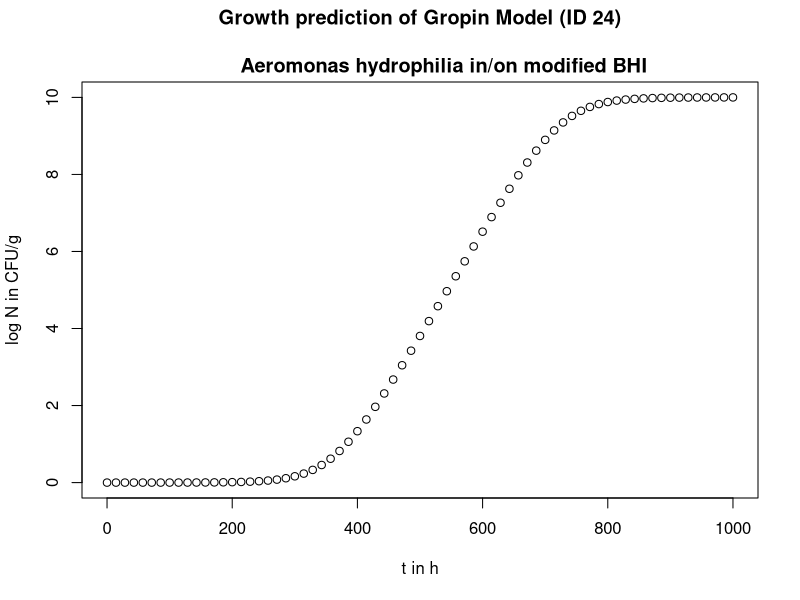

The R source for this figure:
#mode <- 'time2multiply'
#mode <- 'responsesurface'
mode <- 'kinetic'

visVar1 <- 'T'
#visVar1 <- 'aw'
#visVar1 <- 'CO2dissolved'

#visVar2 <- 'T'
#visVar2 <- 'aw'
visVar2 <- 'CO2dissolved'


T_kinetic <- 8
aw_kinetic <- 0.983
CO2dissolved_kinetic <- 1205

T <- seq(4,12,length.out=21)
aw <- seq(0.974,0.992,length.out=21)
CO2dissolved <- seq(0,2411,length.out=21)

b <- 1.17e-05
awmin <- 0.9715
CO2max <- 2300
Tmin <- -5.68

logIncrease <- 1

logN0 <- 0
logNEnd <- 10
lagTime <- 10
simTime <- 1000


#############################
# start of Model script
#############################
# if user chooses both visual Axes the same, the code breaks
# this way a different visual Axis is chosen randomly if user does this
if(visVar1==visVar2){
  visVar2 <- sample(expectedAxes[which(expectedAxes!=visVar2)],1)
}
timesteps <- seq(0,simTime,length.out = 71)

response_surface <- function(T,aw,CO2dissolved) {
  (b*(aw-awmin)*(CO2max-CO2dissolved)*((T-Tmin)^2))
} 

arguments <- cbind.data.frame(T,aw,CO2dissolved)
argumentsPar <- expand.grid(T,aw,CO2dissolved)
colnames(argumentsPar) <- c("T","aw","CO2dissolved")

muMax <- response_surface(argumentsPar["T"],argumentsPar["aw"],argumentsPar["CO2dissolved"])

time2Xlog_val <- lagTime + logIncrease/muMax
time2Xlog <- cbind.data.frame(argumentsPar,time2Xlog_val)

q0 <- 1/(exp(lagTime)-1)
logN <- function(growthRate) {
  A <- timesteps + (1/growthRate)*log((exp(-growthRate*timesteps)+q0)/(1+q0))
  logN = logN0 + growthRate*A - log(1+((exp(growthRate*A)-1)/(exp(logNEnd-logN0))))
  return(logN=logN)
}

timeTotal <- rep(timesteps,times=length(unlist(muMax)))
TempTotal <-rep(unlist(argumentsPar["T"]),each=length(timesteps))
awTotal <- rep(unlist(argumentsPar["aw"]),each=length(timesteps))
CO2dissolvedTotal <- rep(unlist(argumentsPar["CO2dissolved"]),each=length(timesteps))
mumaxTotal <-rep(unlist(muMax),each=length(timesteps))
logNTotal <- unlist(lapply(unlist(muMax), logN))

resultTotal <- cbind.data.frame(timeTotal,mumaxTotal,logNTotal,TempTotal,awTotal,CO2dissolvedTotal)
colnames(resultTotal) <- c('time in h',
                           'growthrate in days, polynomial eq.',
                           'log N in CFU/g',
                           'Temperature in C',
                           'aw',
                           'CO2dissolved in ppm')

#############################
# start of Visualisation script
#############################
# chosen visual layer
visAxes <- c(visVar1,visVar2)
expectedAxes <- c('T','aw','CO2dissolved')
checkPresent<-match(expectedAxes,visAxes)
missingAxis <- expectedAxes[is.na(checkPresent)]
  
if("T" %in% visAxes){
  ax1 <- T
} else {
  ax1 <- T_kinetic
}
if("aw" %in% visAxes){
  ax2 <- aw
} else {
  ax2 <- aw_kinetic
}
if("CO2dissolved" %in% visAxes){
  ax3 <- CO2dissolved
} else {
  ax3 <- CO2dissolved_kinetic
}
  
argumentsVisVar <- expand.grid(ax1,ax2,ax3)
colnames(argumentsVisVar) <- expectedAxes
firstChosenAxis <- expectedAxes[
  min(
    which(expectedAxes == expectedAxes[match(1,checkPresent)]),
    which(expectedAxes == expectedAxes[match(2,checkPresent)]))
]
secondChosenAxis <- expectedAxes[
  max(
    which(expectedAxes == expectedAxes[match(1,checkPresent)]),
    which(expectedAxes == expectedAxes[match(2,checkPresent)]))
]

result <- matrix(unlist(response_surface(argumentsVisVar["T"],
                           argumentsVisVar["aw"],
                           argumentsVisVar["CO2dissolved"])),
                 nrow=21,
                 byrow=F)
#order of entries in result is always: 
# rows of the 1st chosen index of expectedAxes
# cols of the 2nd chosen index of expectedAxes
# this makes sure, the order of visVar1 and visVar2 are not relevant
rownames(result) <- unlist(arguments[firstChosenAxis])
colnames(result) <- unlist(arguments[secondChosenAxis])

if(mode=='responsesurface') {
  persp(as.numeric(rownames(result)),
        as.numeric(colnames(result)),
        result,
        col = 'green',
        xlab=firstChosenAxis,
        ylab=secondChosenAxis,
        zlab='mu_max',
        main='Response surface mu_max for Gropin Model (ID 24)',
        sub='Aeromonas hydrophilia in/on modified BHI',
        theta=305,
        phi=20,
        shade=0.25,
        ticktype = 'detailed')
}
if(mode=='time2multiply') {
  time2XlogVis <- lagTime + logIncrease/result
  
  
  myZ <- paste('time to increase',logIncrease,' logstep(s)')
  
  persp(as.numeric(rownames(time2XlogVis)),
        as.numeric(colnames(time2XlogVis)),
        time2XlogVis,
        col = 'green',
        xlab=firstChosenAxis,
        ylab=secondChosenAxis,
        zlab=myZ,
        main='Time in h to increase log step for Gropin Model (ID 24)',
        sub='Aeromonas hydrophilia in/on modified BHI',
        theta=305,
        phi=20,
        shade=0.25,
        ticktype = 'detailed')
}
if(mode=='kinetic') {
  
  plot(timesteps,logN(response_surface(T_kinetic,aw_kinetic,CO2dissolved_kinetic)),
       xlab='t in h',
       ylab='log N in CFU/g',
       main='Growth prediction of Gropin Model (ID 24)\n
        Aeromonas hydrophilia in/on modified BHI')
  
}
#############################
# End of Visualisation script
#############################
